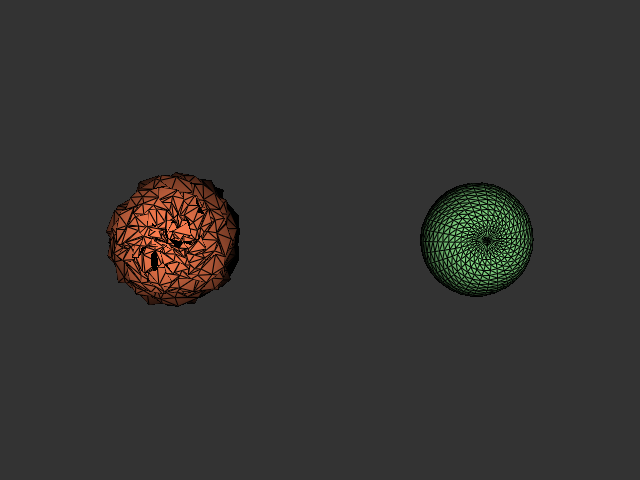

This chart was generated by the following Python code:
#!/usr/bin/env python

# Generate a noisy sphere by perturbing point positions, then smooth
# it with vtkSmoothPolyDataFilter and display both side by side.

# Factory overrides: importing these modules registers the OpenGL rendering
# and interaction style implementations for vtkRenderingCore factory classes.
import vtkmodules.vtkInteractionStyle  # noqa: F401
import vtkmodules.vtkRenderingOpenGL2  # noqa: F401
# VTK pipeline classes used in this example
from vtkmodules.vtkCommonCore import vtkMinimalStandardRandomSequence
from vtkmodules.vtkFiltersCore import vtkSmoothPolyDataFilter
from vtkmodules.vtkFiltersSources import vtkSphereSource
from vtkmodules.vtkRenderingCore import (
    vtkActor,
    vtkPolyDataMapper,
    vtkRenderWindow,
    vtkRenderWindowInteractor,
    vtkRenderer,
)

# Colors (normalized RGB)
coral_rgb = (1.0, 0.498, 0.314)
light_green_rgb = (0.565, 0.933, 0.565)
background_rgb = (0.2, 0.2, 0.2)

# Source: generate a sphere
sphere_source = vtkSphereSource()
sphere_source.SetThetaResolution(30)
sphere_source.SetPhiResolution(30)
sphere_source.Update()

# Perturb: add random noise to the sphere points
noisy_sphere = sphere_source.GetOutput()
points = noisy_sphere.GetPoints()
random_seq = vtkMinimalStandardRandomSequence()
random_seq.Initialize(42)
for i in range(points.GetNumberOfPoints()):
    p = list(points.GetPoint(i))
    for j in range(3):
        p[j] += 0.1 * (random_seq.GetValue() - 0.5)
        random_seq.Next()
    points.SetPoint(i, p)
noisy_sphere.Modified()

# Mapper: map the noisy sphere
noisy_mapper = vtkPolyDataMapper()
noisy_mapper.SetInputData(noisy_sphere)

# Actor: assign the noisy sphere (coral), offset left
noisy_actor = vtkActor()
noisy_actor.SetMapper(noisy_mapper)
noisy_actor.GetProperty().SetColor(coral_rgb)
noisy_actor.GetProperty().EdgeVisibilityOn()
noisy_actor.SetPosition(-1.2, 0, 0)

# Filter: smooth the noisy sphere with 50 Laplacian iterations
smooth_filter = vtkSmoothPolyDataFilter()
smooth_filter.SetInputData(noisy_sphere)
smooth_filter.SetNumberOfIterations(50)
smooth_filter.SetRelaxationFactor(0.1)
smooth_filter.FeatureEdgeSmoothingOff()
smooth_filter.BoundarySmoothingOn()

# Mapper: map the smoothed sphere
smooth_mapper = vtkPolyDataMapper()
smooth_mapper.SetInputConnection(smooth_filter.GetOutputPort())

# Actor: assign the smoothed sphere (light green), offset right
smooth_actor = vtkActor()
smooth_actor.SetMapper(smooth_mapper)
smooth_actor.GetProperty().SetColor(light_green_rgb)
smooth_actor.GetProperty().EdgeVisibilityOn()
smooth_actor.SetPosition(1.2, 0, 0)

# Renderer: assemble the scene
renderer = vtkRenderer()
renderer.AddActor(noisy_actor)
renderer.AddActor(smooth_actor)
renderer.SetBackground(background_rgb)

# Render window: display the rendered scene
render_window = vtkRenderWindow()
render_window.AddRenderer(renderer)
render_window.SetWindowName("smooth polydata")
render_window.SetMultiSamples(0)
render_window.SetSize(640, 480)

# Interactor: handle mouse and keyboard events
render_window_interactor = vtkRenderWindowInteractor()
render_window_interactor.SetRenderWindow(render_window)

# Scene: configure the camera
renderer.ResetCamera()

# Start: launch the interactive visualization
render_window_interactor.Initialize()
render_window_interactor.Start()
